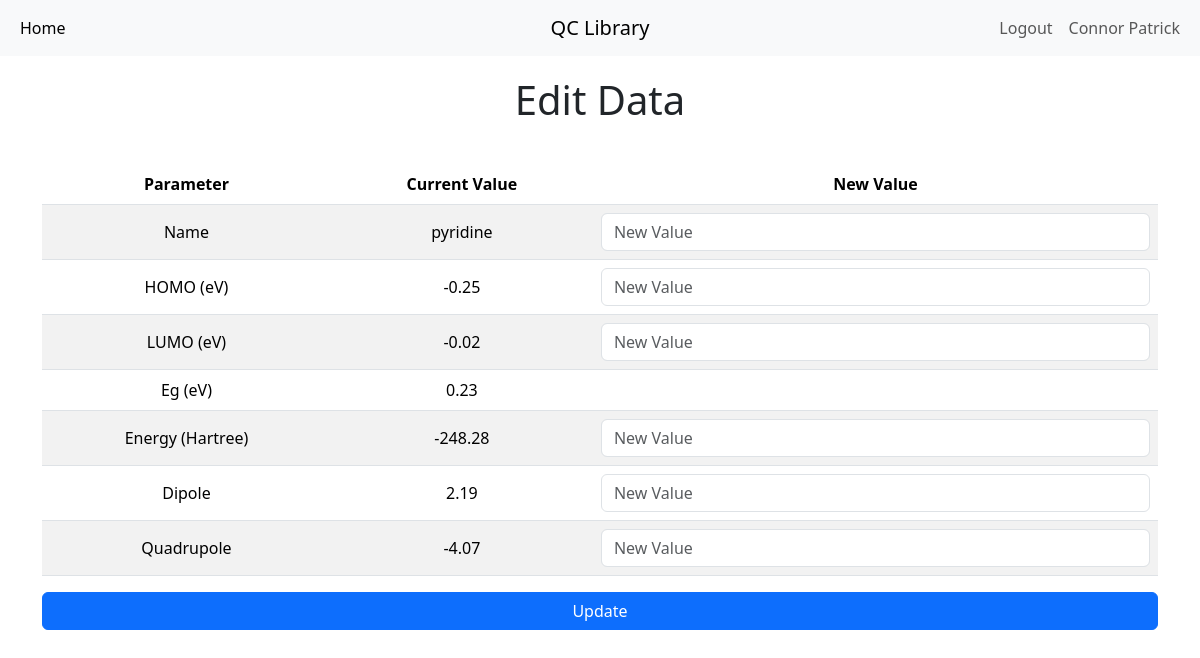
The app's page /edit?id=2 (signed in) with its own data.
### main.py (models this page shows)
class User(UserMixin, db.Model):
    __tablename__ = "users"
    id: Mapped[int] = mapped_column(Integer, primary_key=True)
    email: Mapped[str] = mapped_column(String(100), unique=True)
    password: Mapped[str] = mapped_column(String(100))
    name: Mapped[str] = mapped_column(String(1000))

class QC_data(db.Model):
    __tablename__ = "data"
    id: Mapped[int] = mapped_column(Integer, primary_key=True)
    qc_name: Mapped[str] = mapped_column(String(250), unique=True, nullable=False)
    HOMO: Mapped[Decimal] = mapped_column(Numeric(5, 2), nullable=False)
    LUMO: Mapped[Decimal] = mapped_column(Numeric(5, 2), nullable=False)
    Eg: Mapped[Decimal] = mapped_column(Numeric(5, 2), nullable=False)
    Energy: Mapped[Decimal] = mapped_column(Numeric(5, 2), nullable=False)
    Dipole: Mapped[Decimal] = mapped_column(Numeric(5, 2), nullable=False)
    Quadrupole: Mapped[Decimal] = mapped_column(Numeric(5, 2), nullable=False)

### main.py (the view, shortened to what this page needs)
@app.route("/edit", methods=["GET", "POST"])
def edit():
    if current_user.is_authenticated:
        data_id = request.args.get("id")
        data_selected = db.get_or_404(QC_data, data_id)
        return render_template("edit.html", data=data_selected)
    else:
        flash("Please authenticate to edit data.")
        return redirect(url_for("login"))

### main.py (called while the page is built)
@login_manager.user_loader
def load_user(user_id):
    return db.get_or_404(User, user_id)

### templates/edit.html (shortened to what this page needs)
{% extends "base.html" %}
{% block content %}
<div class="container">
  <h1 class="text-center" style="margin-top: 20px; margin-bottom: 40px;">Edit Data</h1>
  <form action="{{ url_for('edit') }}" method="POST">
    <table class="table table-striped table-hover table-responsive text-center align-middle">
      <thead>
        <tr>
          <th scope="col">Parameter</th>
          <th scope="col">Current Value</th>
          <th scope="col">New Value</th>
        </tr>
      </thead>
      <tbody>
      <tr>
        <td scope="row">Name</td>
        <td scope="row">{{data.qc_name}}</td>
          <td>
            <input class="form-control" name="qc_name" type="text" placeholder="New Value" />
          </td>
        </tr>
        <tr>
          <td scope="row">HOMO (eV)</td>
          <td scope="row">{{data.HOMO}}</td>
          <td>
            <input class="form-control" name="HOMO" type="text" placeholder="New Value" />
          </td>
        </tr>
        <tr>
          <td scope="row">LUMO (eV)</td>
          <td scope="row">{{data.LUMO}}</td>
          <td>
            <input class="form-control" name="LUMO" type="text" placeholder="New Value" />
          </td>
        </tr>
        <tr>
          <td scope="row">Eg (eV)</td>
          <td scope="row">{{data.Eg}}</td>
          <td scope="row"></td>
        </tr>
        <tr>
          <td scope="row">Energy (Hartree)</td>
          <td scope="row">{{data.Energy}}</td>
          <td>
            <input class="form-control" name="Energy" type="text" placeholder="New Value" />
          </td>
        </tr>
        <tr>
          <td scope="row">Dipole</td>
          <td scope="row">{{data.Dipole}}</td>
          <td>
            <input class="form-control" name="Dipole" type="text" placeholder="New Value" />
          </td>
        </tr>
        <tr>
          <td scope="row">Quadrupole</td>
          <td scope="row">{{data.Quadrupole}}</td>
          <td>
            <input class="form-control" name="Quadrupole" type="text" placeholder="New Value" />
          </td>
        </tr>
      </tbody>
    </table>
    <button class="btn btn-primary w-100" type="submit">Update</button>
  </form>
</div>
{% endblock %}

### templates/base.html (shortened to what this page needs)
<!DOCTYPE html>
<html lang="en">
  <head>
    <link href="https://cdn.jsdelivr.net/npm/bootstrap@5.3.3/dist/css/bootstrap.min.css" rel="stylesheet">
  </head>
  <body>
    <nav class="navbar navbar-expand-md navbar-light bg-light">
      <div class="container-fluid">
          <div class="navbar-collapse collapse w-100 order-1 order-md-0 dual-collapse2">
            <div class="collapse navbar-collapse" id="navbarNavAltMarkup">
              <div class="navbar-nav">
                <a class="nav-link active" aria-current="page" href="{{ url_for('home') }}">Home</a>
              </div>
            </div>
          </div>
          <div class="mx-auto order-0">
              <a class="navbar-brand mx-auto" href="{{ url_for('home') }}">QC Library</a>
          </div>
          <div class="navbar-collapse collapse w-100 order-3 dual-collapse2">
            <div class="navbar-nav ms-auto">
              {% if current_user.is_authenticated %}
              <a class="nav-link" href="{{ url_for('logout') }}">Logout</a>
              {% endif %}
              <a class="nav-link">{{current_user.name}}</a>
              </div>
        </div>
      </div>
    </nav>
  {% block content %}
  {% endblock %}
  </body>
</html>

### records on screen
User: name "Connor Patrick"
QC_data: qc_name "pyridine", HOMO "-0.25", LUMO "-0.02", Eg "0.23", Energy "-248.28", Dipole "2.19", Quadrupole "-4.07"
